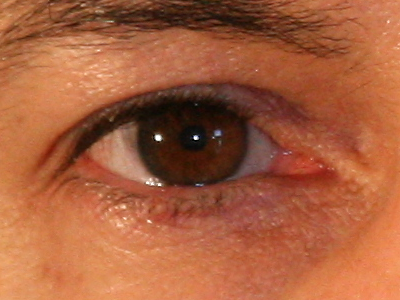
#> input picture segmentare/C1_S1_I7.tiff, 400 x 300 px, found by its file name
$ python segmentare.py
#> lines starting #> are read from the running program, lines starting #| are printed output that depends on the picture; after the words box and inside, x2 and y2 are one past the last pixel; in counts of white or black regions, pixels touching at a corner belong together
import matplotlib.pyplot as plt
import numpy as np
from skimage.io import imread
from skimage import data, color
from skimage.transform import hough_circle
from skimage.feature import peak_local_max, canny
from skimage.draw import circle_perimeter
from skimage.util import *


image = img_as_ubyte(color.rgb2gray(imread("F:\_cercetare\segmentare\C1_S1_I7.tiff")))
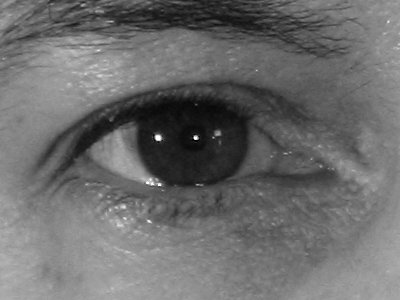
#> image: shape (300, 400); min 1, max 255, mean 107.9
# Compute the Canny filter for two values of sigma
edges = canny(image, sigma=3, low_threshold=5, high_threshold=50)
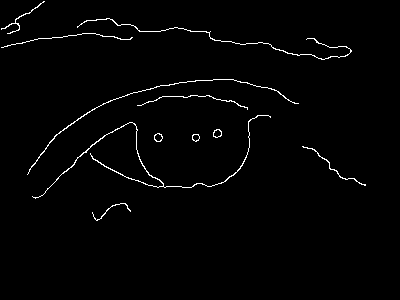
#> edges: shape (300, 400) bool; 1.5% white in thin lines or dots, all inside (x1, y1, x2, y2) = (1, 1, 366, 221)


# Detect two radii
hough_radii = np.arange(20, 400, 20)
hough_res = hough_circle(edges, hough_radii)

centers = []
accums = []
radii = []

for radius, h in zip(hough_radii, hough_res):
    # For each radius, extract two circles
    num_peaks = 2
    peaks = peak_local_max(h, num_peaks=num_peaks)
    centers.extend(peaks)
    accums.extend(h[peaks[:, 0], peaks[:, 1]])
    radii.extend([radius] * num_peaks)
#> this loop made 19 passes
#> (radius, peaks) on passes 1 to 12: (20, [[151, 117], [159, 162]]), (40, [[143, 176], [142, 209]]), (60, [[130, 192], [128, 195]]), (80, [[108, 171], [108, 173]]), (100, [[86, 168], [141, 36]]), (120, [[66, 172], [66, 173]]), (140, [[46, 177], [47, 179]]), (160, [[249, 170], [250, 168]]), (180, [[266, 181], [265, 183]]), (200, [[284, 190], [285, 188]]), (220, [[257, 67], [296, 209]]), (240, [[275, 81], [276, 75]])
#> after the loop, accums = 38 values, max 0.258 at index 0, min 0.00836 at index 36, mean 0.0804; centers = 38 pairs, first value 46 to 298, second value 36 to 281; radii = 38 values from 20 to 380

# Draw the most prominent 5 circles
image = color.gray2rgb(image)
#> image: shape (300, 400, 3)
for idx in np.argsort(accums)[::-1][:1]:
    center_x, center_y = centers[idx]
    radius = radii[idx]
    cx, cy = circle_perimeter(center_y, center_x, radius)
    image[cy, cx] = (220, 20, 20)
#> this loop made 1 pass
#> (center_x, center_y, radius) on pass 1: (151, 117, 20)
#> image: shape (300, 400, 3); mean R, G, B 108, 107.8, 107.8

# display results
fig, (ax1, ax2) = plt.subplots(nrows=1, ncols=2, figsize=(8, 3), sharex=True, sharey=True)

ax1.imshow(edges, cmap=plt.cm.gray)
ax1.axis('off')
ax1.set_title('canny', fontsize=20)

ax2.imshow(image, cmap=plt.cm.jet)
ax2.axis('off')
ax2.set_title('iris detect', fontsize=20)

fig.subplots_adjust(wspace=0.02, hspace=0.02, top=0.9,
                    bottom=0.02, left=0.02, right=0.98)

plt.show()
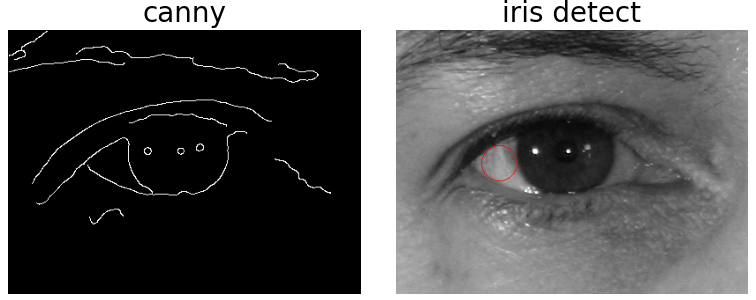
#> figure drawn by matplotlib, 2 panels

$ run again, with segmentare/C19_S1_I2.tiff copied over segmentare/C1_S1_I7.tiff
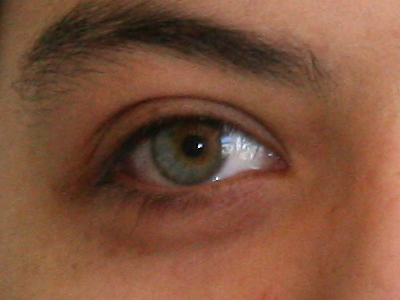
#> input picture segmentare/C19_S1_I2.tiff, 400 x 300 px, found by its file name
#> `edges = canny(image, sigma=3, low_threshold=5, high_threshold=50)`:
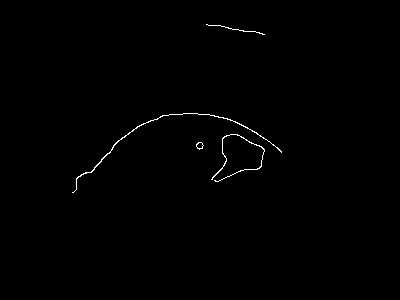
#> edges: shape (300, 400) bool; 0.47% white in thin lines or dots, all inside (x1, y1, x2, y2) = (72, 24, 282, 193)
#> the loop `for radius, h in zip(hough_radii, hough_res):` made 19 passes
#> (radius, peaks) on passes 1 to 8: (20, [[147, 242], [154, 233]]), (40, [[160, 159], [152, 182]]), (60, [[178, 168], [174, 202]]), (80, [[194, 180], [193, 182]]), (100, [[213, 188], [213, 194]]), (120, [[233, 191], [231, 197]]), (140, [[253, 185], [252, 183]]), (160, [[270, 174], [273, 185]])
#> after the loop `for radius, h in zip(hough_radii, hough_res):`: accums = 36 values, max 0.267 at index 0, min 0.00147 at index 34, mean 0.0649; centers = 36 pairs, first value 147 to 298, second value 1 to 398; radii = 38 values from 20 to 380
#> the loop `for idx in np.argsort(accums)[::-1][:1]:` made 1 pass
#> (center_x, center_y, radius) on pass 1: (147, 242, 20)
#> `plt.show()`:
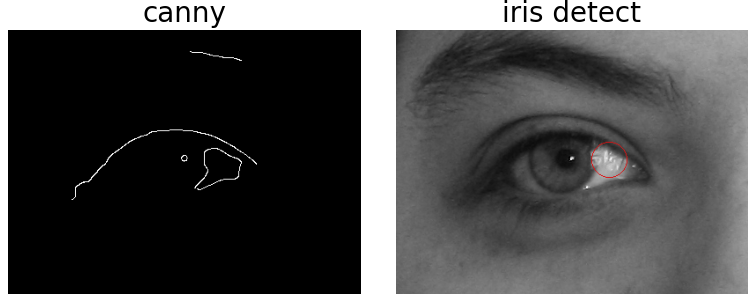
#> figure drawn by matplotlib, 2 panels
